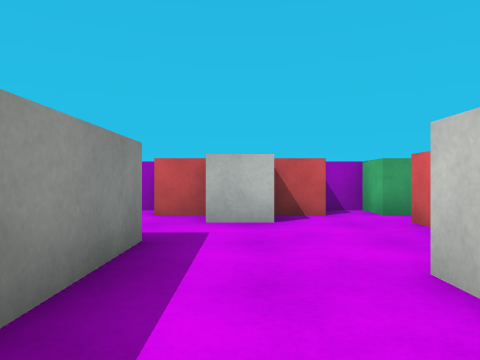
view 1 (above)

18 first-person views from a walk through a Unity game level. The camera is 0.62 m above the floor, looks level and sees 70° across. The floor is counted in squares, 1 m on a side. Each view is taken from the middle of a square. On the plan, view 1 faces up. The plan holds only what a view shows up to about 10 squares ahead; the rest is blank. The player is left out. Surface patterns are stand-ins for the level's own textures.

view 2
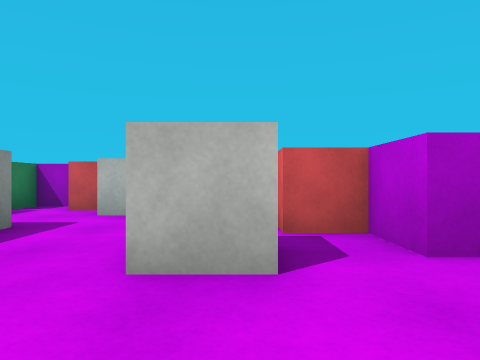

view 3
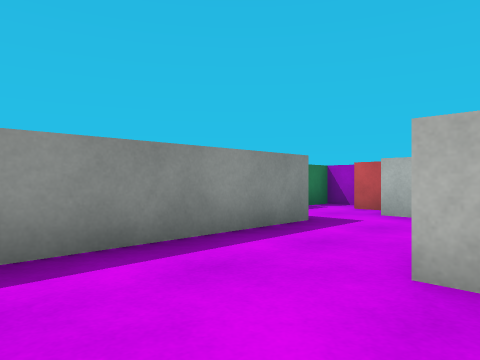

view 4
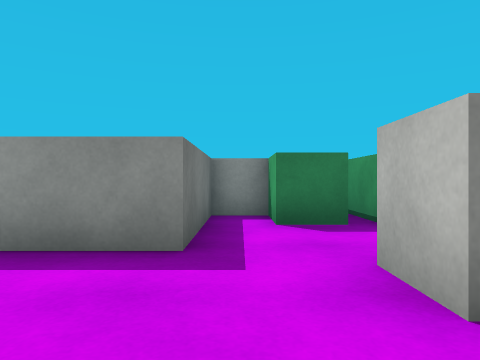

view 5
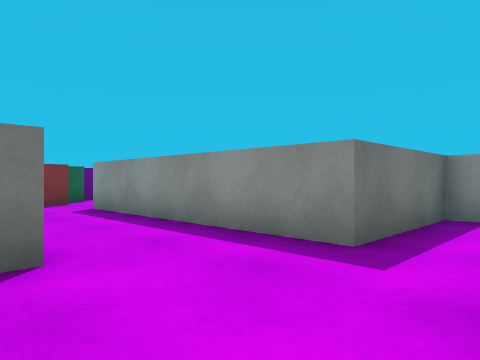

view 6
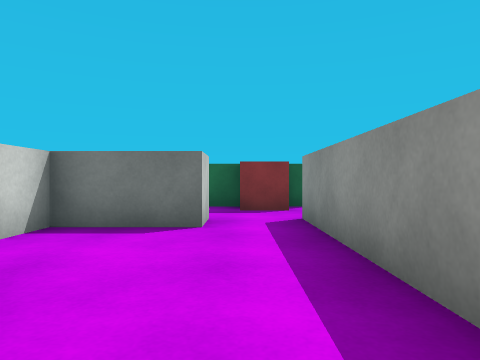

view 7
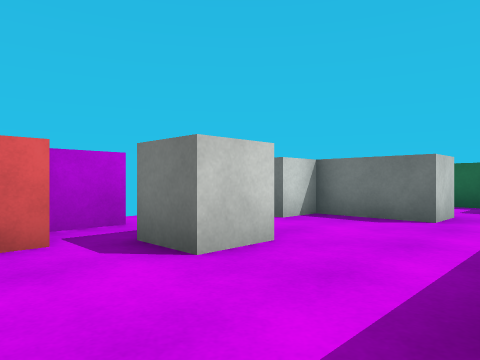

view 8
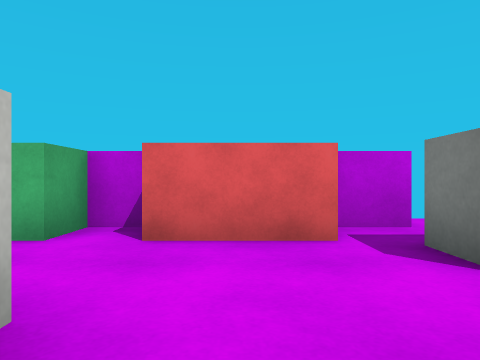

view 9
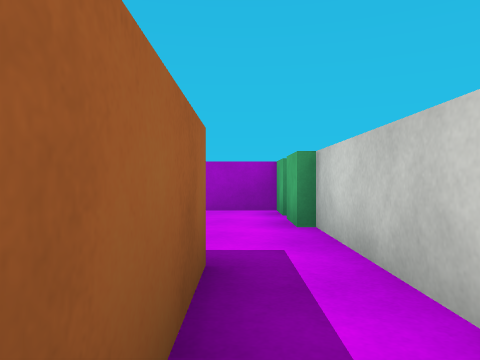

view 10
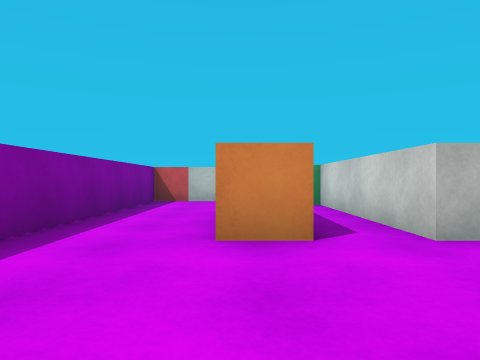

view 11
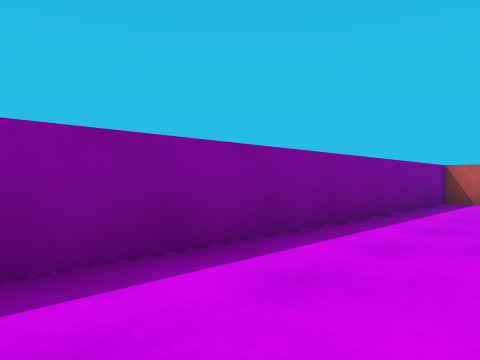

view 12
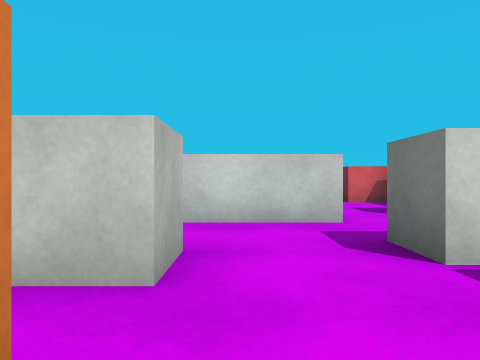

view 13
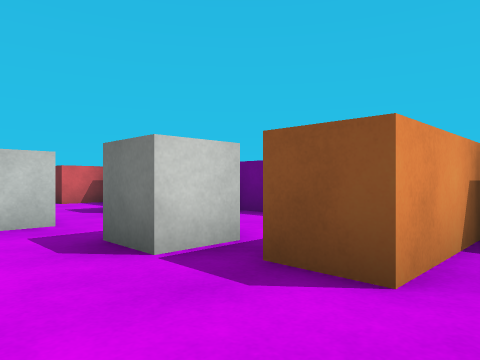

view 14
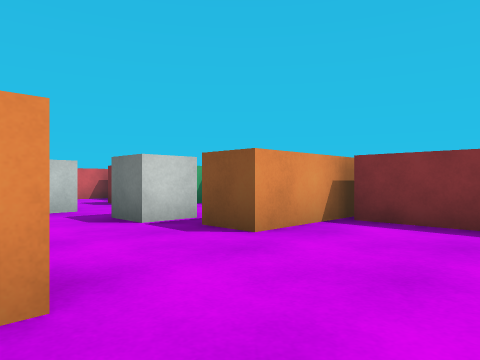

view 15
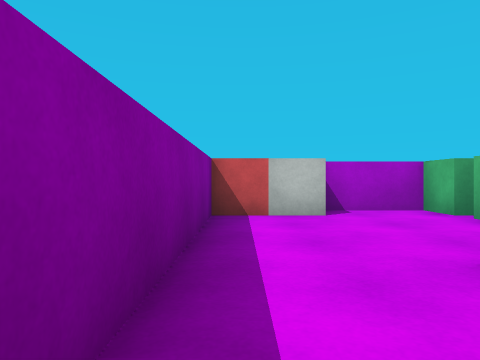

view 16
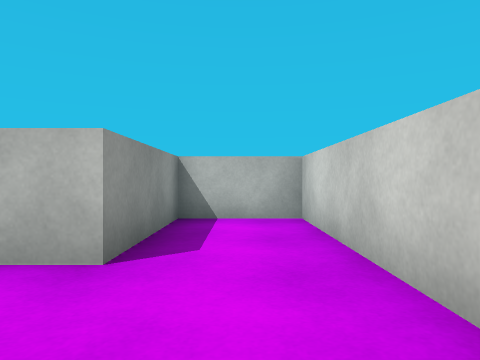

view 17
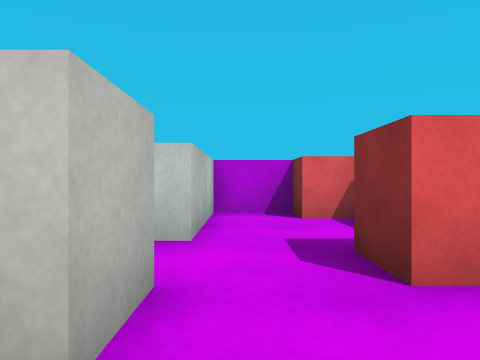

view 18
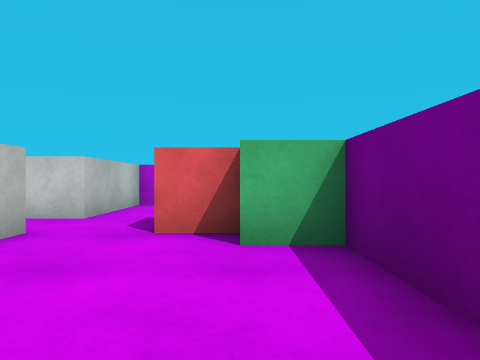

### Floor plan
Points are (right, up) in squares from view 1. A wall is a line through its corners. A room is listed if a view was taken in it or the views show most of it. See-through windows are left out.
Room 1 (views 1, 2, 3, 4, 5, 6, 7, 8)
walls: (3.5, 5.2) (3.5, 6); (4, 1.7) (3.5, 1.7) (3.5, 3); (-4, 4.5) (-4, 3.5) (-1, 3.5) (-1, -1.5); (-1.6, 7) (-2.8, 7); (0.5, -1.5) (2.5, -1.5); (2.5, 7) (1.8, 7); (-5.2, 7) (-7.2, 7)
ways out: opening at (-5.5, 5.5) to room 2; opening at (0, -2)
objects: green block (-5, 5) to (-3, 5); green block (-5, 6) to (-3, 7); other object (-1, 6); white cube (0, 5) to (0, 6); white cube (1, 2) to (2, 2); other object (1, 6); white cube (3, -1); red block (3, 3) to (3, 5); green cube (3, 6) to (3, 7)
Room 2 (views 9, 10, 11, 12, 13, 14, 15, 16, 17, 18)
walls: (-6.1, -0.5) (-7.2, -0.5); (-6.2, 2.5) (-6.2, 0.2); (-2, -2.5) (-2, 2.5) (-4, 2.5) (-4, -0.5) (-5, -0.5) (-5, 4.4); (-8.1, -5) (-6.5, -5); (-6.3, -5.6) (-6.3, -3) (-5.2, -3); (-3.6, -6) (-1.8, -6) (-1.8, -5); (-9.5, 6) (-9.5, -3.6)
ways out: opening at (-5.5, 5.5) to room 1; opening at (-1.5, -3.5)
objects: other object (-9, 6) to (-9, 7); white cube (-8, 6) to (-8, 7); white cube (-4, -3)

Positions as (right, up) in squares from view 1, and headings:
1: (0, 0), facing up
2: (2, -1), facing up
3: (2, -1), facing up-left
4: (2, 4), facing left
5: (2, 5), facing down-left
6: (0, 3), facing down
7: (-1, 4), facing down-right
8: (-1, 4), facing right
9: (-6, 0), facing up
10: (-7, -4), facing up
11: (-7, -4), facing up-left
12: (-7, -1), facing right
13: (-7, -1), facing down-right
14: (-9, 0), facing down-right
15: (-9, 0), facing up
16: (-3, -3), facing up
17: (-3, -3), facing right
18: (-5, -5), facing right
